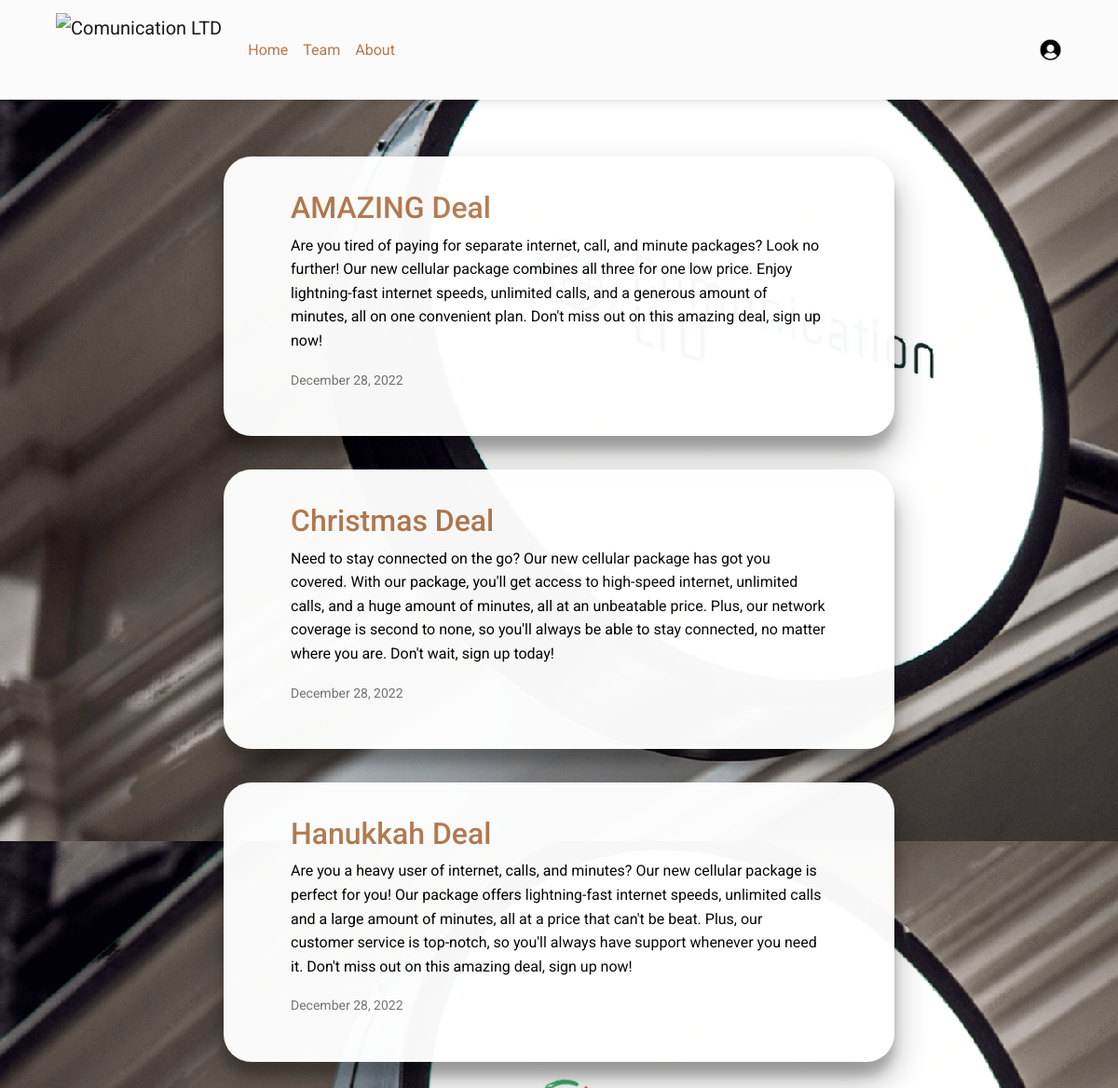
The app's page / (signed in) with its own data.
### Comunication_LTD/models.py (models this page shows, shortened)
class Post(models.Model):
    title = models.CharField(max_length=100)
    content = models.TextField()
    date_posted = models.DateTimeField(default=timezone.now)
    author = models.ForeignKey(User, on_delete=models.CASCADE) ##if user is deleted then delete their posts as well

### Comunication_LTD/views.py (the view)
# urls.py: path('', PostListView.as_view(), name='Comunication_LTD-home'),
class PostListView(ListView):
    model = Post
    template_name = 'Comunication_LTD/home.html'       # <app>/<model>_<viewtype>.html
    context_object_name = 'posts'
    ordering = ['-date_posted']

### Comunication_LTD/templates/Comunication_LTD/home.html
{% extends "Comunication_LTD/base2.html" %}

### Comunication_LTD/templates/Comunication_LTD/base2.html (shortened to what this page needs)
<!DOCTYPE html>
{% load static %}
<html lang="en">
  <head>
    <link
      rel="stylesheet"
      href="https://cdnjs.cloudflare.com/ajax/libs/font-awesome/6.0.0/css/all.min.css"
    />
    <link rel="stylesheet" href="{% static 'Comunication_LTD/css/mdb.min.css' %}" />
  </head>
  <body style=" background: url({% static 'Comunication_LTD/img/background.png' %}); ">
  <nav class="navbar navbar-expand-lg navbar-light bg-light" >
  <div class="container-fluid" style="margin-right: 4vw; margin-left: 4vw;">
    <div class="collapse navbar-collapse" id="navbarSupportedContent">
      <a class="navbar-brand mt-2 mt-lg-0" href="{% url 'Comunication_LTD-home' %}">
        <img
          src="https://img001.prntscr.com/file/img001/rPDtfO9rSwq3ShxGq-xNCA.png"
          height="80"
          alt="Comunication LTD"
          loading="lazy"
        />
      </a>
      <ul class="navbar-nav me-auto mb-2 mb-lg-0">
        <li class="nav-item">
          <a class="nav-link" href="{% url 'Comunication_LTD-home' %}">Home</a>
        </li>
        <li class="nav-item">
          <a class="nav-link" href="#">Team</a>
        </li>
        <li class="nav-item">
          <a class="nav-link" href="{% url 'Comunication_LTD-about' %}">About</a>
        </li>
      </ul>
    </div>
    <div class="d-flex align-items-center">
      {% if user.is_authenticated %}
          <div class="dropdown">
            <a
              class="dropdown-toggle d-flex align-items-center hidden-arrow"
              href="#"
              id="navbarDropdownMenuAvatar"
              role="button"
              data-mdb-toggle="dropdown"
              aria-expanded="false"
            >
              <img
                src="{% static 'Comunication_LTD/img/usericon.png' %}"
                class="rounded-circle"
                height="25"
                alt="Black and White Portrait of a Man"
                loading="lazy"
              />
            </a>
          </div>
      {% endif %}
    </div>
  </div>
</nav>
    {% if posts %}
      {% for post in posts %}
        <article class="media content-section" style="
              width: fit-content;
              box-shadow: rgba(0, 0, 0, 0.3) 0px 19px 38px, rgba(0, 0, 0, 0.22) 0px 15px 12px;
              margin-top: 3vw;
              margin-bottom: 3vw;
              margin-right: 20vw;
              margin-left: 20vw;
              padding: 3vw 6vw 4vw 6vw;
              border-radius: 30px;
              background-color: #ffffff;
              opacity: 0.97;
              color: black;
           ">
          <div class="media-body">
            <h2><a class="article-title" href="{% url 'post-detail' post.id %}">{{ post.title }}</a></h2>
            <p class="article-content">{{ post.content }}</p>
                        <div class="article-metadata">
              <small class="text-muted">{{ post.date_posted|date:"F d, Y" }}</small>
            </div>
          </div>
        </article>
      {% endfor %}
    {% endif %}
  </body>
</html>

### Comunication_LTD/templates/Comunication_LTD/base2.html (style rules this page uses)
.article-title { display: inline-block; position: relative; color: #b4794d; }
.nav-link { display: inline-block; position: relative; color: #b4794d; }
.nav-link:after { content: ''; position: absolute; width: 100%; transform: scaleX(0); height: 2px; bottom: 0; left: 0; background-color: #b4794d; transform-origin: bottom right; transition: transform 0.25s ease-out; }
.article-title:after { content: ''; position: absolute; width: 100%; transform: scaleX(0); height: 2px; bottom: 0; left: 0; background-color: #b4794d; transform-origin: bottom right; transition: transform 0.25s ease-out; }

### records on screen
Post: title "AMAZING Deal", content "Are you tired of paying for separate internet, call, and minute packages? Look no further! Our new cellular package combines all three for one low price. Enjoy lightning-fast internet speeds, unlimited calls, and a generous amount of minutes, all on one convenient plan. Don't miss out on this amazing deal, sign up now!", date_posted "December 28, 2022"
Post: title "Christmas Deal", content "Need to stay connected on the go? Our new cellular package has got you covered. With our package, you'll get access to high-speed internet, unlimited calls, and a huge amount of minutes, all at an unbeatable price. Plus, our network coverage is second to none, so you'll always be able to stay connected, no matter where you are. Don't wait, sign up today!", date_posted "December 28, 2022"
Post: title "Hanukkah Deal", content "Are you a heavy user of internet, calls, and minutes? Our new cellular package is perfect for you! Our package offers lightning-fast internet speeds, unlimited calls and a large amount of minutes, all at a price that can't be beat. Plus, our customer service is top-notch, so you'll always have support whenever you need it. Don't miss out on this amazing deal, sign up now!", date_posted "December 28, 2022"
